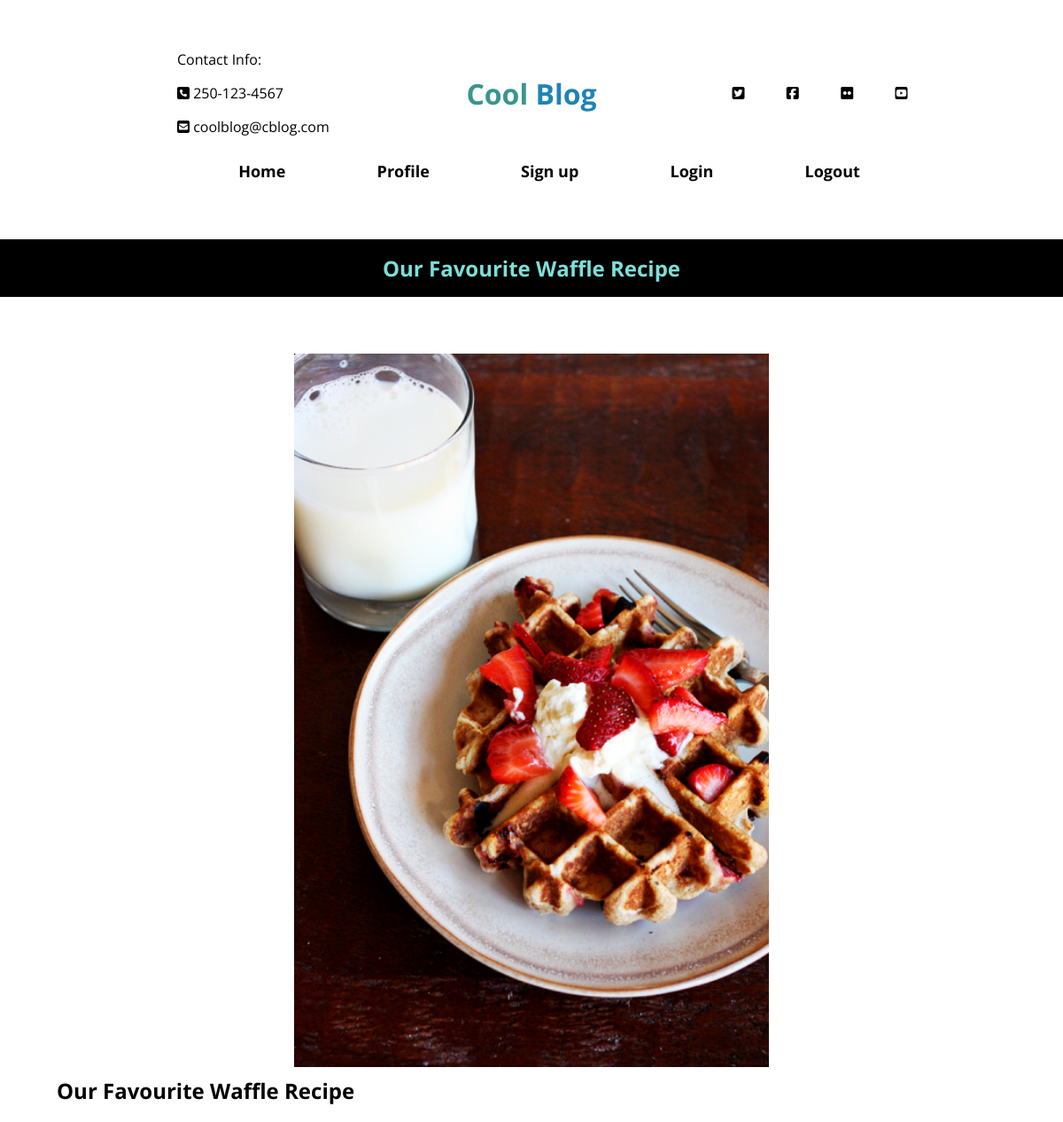
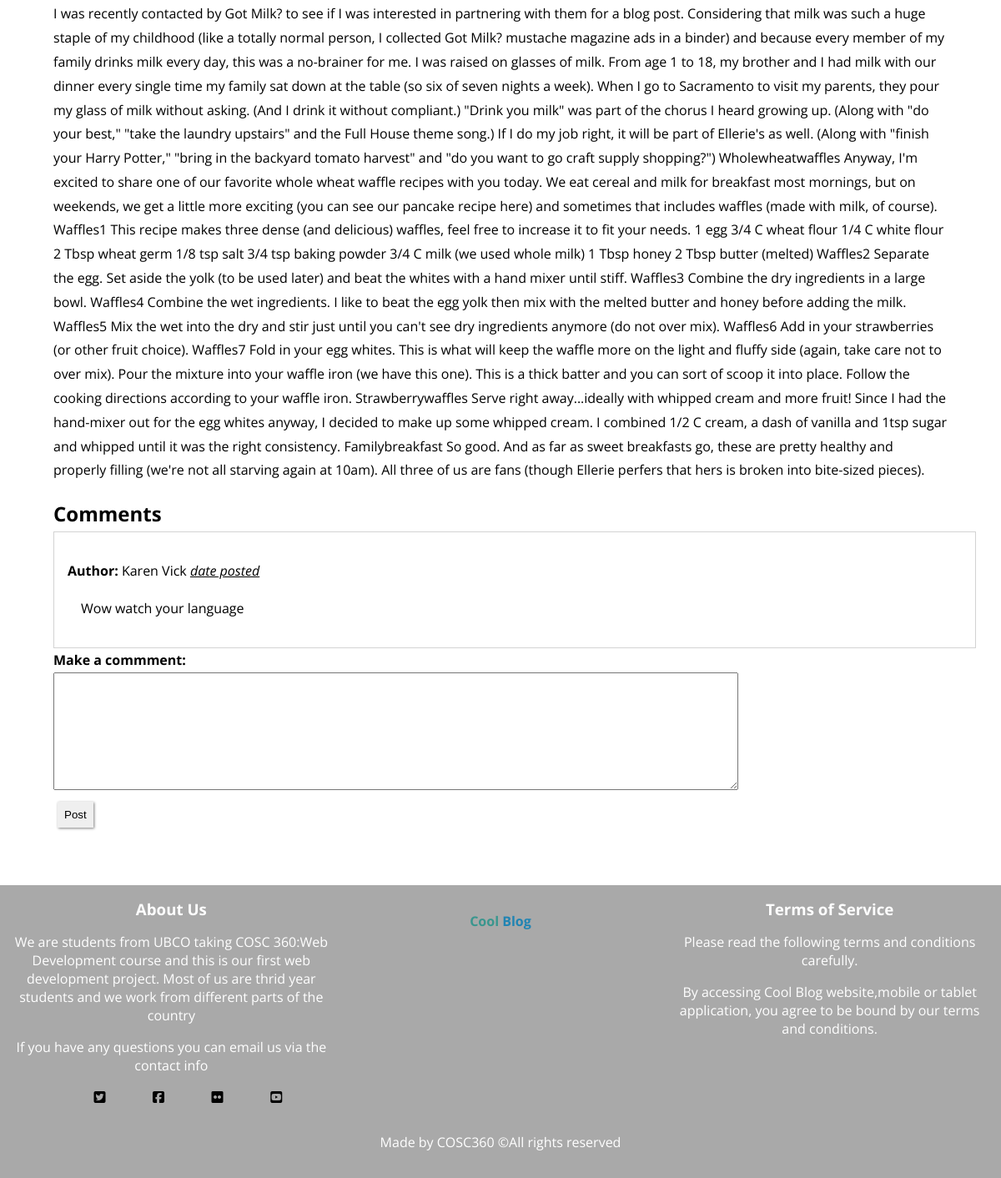
Screenshot of /PHP/blogpost.php?temp=Our Favourite Waffle Recipe with the database file from the repository (2 pictures, top to bottom).
### tables this page shows
CREATE TABLE `blogs` (
    `username` varchar(255) NOT NULL,
    `title` varchar(255) NOT NULL,
    `category` varchar(255) NOT NULL,
    `picture` varchar(255),
    `content` text NOT NULL,
    `comments` varchar(255)
);

### PHP/blogpost.php (the view, shortened to what this page needs)
<!DOCTYPE html>
<html>
<?php
$host = "localhost";
$database = "cosc360_project";
$user = "webuser";
$password = "P@ssw0rd";
$connection = mysqli_connect($host, $user, $password, $database);
$error = mysqli_connect_error();
$title = null;
$content = null;
$img= null;
$passed= $_SESSION["title"];
if($error != null){
    $output = "<p>Unable to connect to database!</p>";
    exit($output);
}
else
{
    $sql = "SELECT * FROM blogs WHERE title='$passed';";
    $results = mysqli_query($connection, $sql);
    if(mysqli_num_rows($results)!=0){
        while ($row = mysqli_fetch_assoc($results)) {
            $title= $row['title'];
            $content= $row['content'];
            $img= $row['picture'];
        }
    }
    else {
    }
}
?>
<head>
    <link rel="stylesheet" href="../css/main.css"/>
</head>
<body>
<header>
    <div class="container">
        <div class="flexbox align-items-center justify-content-between">
            <div class="contact-info">
                <ul class="justify-content-evenly">
                    <li><p>Contact Info:</p></li>
                    <li><a><i class="fas fa-phone-square"></i> 250-123-4567</a></li>
                    <li><a><i class="fas fa-envelope-square"></i> coolblog@cblog.com</a></li>
                </ul>
            </div>
            <div class="page-name">
                <a class="title" href="../Main.php">Cool<span> Blog</span></a>
            </div>
            <div class="sns">
                <ul class="flexbox justify-content-evenly">
                    <li><a><i class="fab fa-twitter-square"></i></a></li>
                    <li><a><i class="fab fa-facebook-square"></i></a></li>
                    <li><a><i class="fab fa-flickr"></i></a></li>
                    <li><a><i class="fab fa-youtube-square"></i></a></li>
                </ul>
            </div>
        </div>
        <nav>
            <ul class="flexbox justify-content-center justify-content-evenly">
                <li class="nav-title"><a href="../Main.php">Home</a></li>
                <li class="nav-title"><a href="profile.php">Profile</a></li>
                <li class="nav-title"><a href="../html/sign-up.html">Sign up</a></li>
                <li class="nav-title" id="login-btn" style="cursor: pointer;">Login</li>
                <li class="nav-title"><a href="../PHP/logout.php">Logout</a></li>
            </ul>
        </nav>
    </div>
</header>
<section class="blog-banner text-align-center bgBlack colorPrimary">
    <h1><?php echo $title ?></h1>
</section>
<section class="blog-detail">
    <div class="img-container text-align-center">
    <img class="img-detail" alt="img-alt" src="<?php echo $img ?>">
    </div>
    <div class="blog-text">
        <h2><?php echo $title ?></h2>
        <p> <?php echo $content ?></p>
    </div>
    <div class="blog-text">
        <h2>Comments</h2>
        <div class="comments-container">
            <div class="comment"><p><b>Author: </b>Karen Vick <time><i><u>date posted</u></i></time></p>
                <p class="padding-comment">Wow watch your language</p>
            </div>
        </div>
    </div>
    <div class="blog-text">
        <form method="post" action="#">
            <Label><b>Make a commment:</b></Label><br>
            <textarea rows="9" cols="100%"></textarea><br>
            <input class="button" type="submit" value="Post">
        </form>
    </div>
</section>
<footer class="bgDark colorWhite" style="margin:0">
    <div class="containeasdsadar" style="margin:0;">
        <div class="g-3-col">
            <div class="about-us text-align-center">
                <h3>About Us</h3>
                <p>We are students from UBCO taking COSC 360:Web Development course and this is our first web development project. Most of us are thrid year students and we work from different parts of the country</p>
                <p>If you have any questions you can email us via the contact info</p>
                <div class="sns">
                    <ul class="flexbox justify-content-evenly">
                        <li><a><i class="fab fa-twitter-square"></i></a></li>
                        <li><a><i class="fab fa-facebook-square"></i></a></li>
                        <li><a><i class="fab fa-flickr"></i></a></li>
                        <li><a><i class="fab fa-youtube-square"></i></a></li>
                    </ul>
                </div>
            </div>
            <div class="tags text-align-center">
            <div class="title-container">
                    <a class="title" href="Main.php">Cool<span> Blog</span></a>
                </div>
            </div>
            <div class="tos text-align-center">
                <h3>Terms of Service</h3>
                <p>Please read the following terms and conditions carefully.</p>
                <p>By accessing Cool Blog website,mobile or tablet application, you agree to be bound by our terms and conditions.</p>
            </div>
        </div>
        <div class="copyright text-align-center">
            <p>Made by COSC360 &copy;All rights reserved</p>
        </div>
    </div>
</footer>
</body>
</html>

### css/main.css (style rules this page uses)
.button { outline:none; box-shadow: 1px 1px 3px grey; border:0; padding:8px; width:fit-content; height: fit-content; }
body { font-family: 'Open Sans', sans-serif; margin:0; }
.bgBlack { background-color: black; }
.bgDark { background-color: darkgray; }
.colorPrimary { color: rgb(123, 224, 216); }
.colorWhite { color:white }
input { padding:5px; height: 20px; margin:5px; }
.container { margin: 0 2%; padding: 2% 10%; }
a { text-decoration: none; color:black; }
ul { list-style: none; }
.flexbox { display:flex; }
.g-3-col { display:grid; grid-template-columns: 1fr 1fr 1fr; grid-column-gap: 1em; }
nav { width: 100%; background-color: white; position: -webkit-sticky; position: sticky; top:0; padding: 0; }
nav ul { height: 60px; padding: 1em auto; margin:auto; vertical-align: middle; }
nav ul li { display: flex; align-items: center; padding-bottom: 15px; }
h1,h2,h3,h4 { margin:0; }
.text-align-center { text-align: center; }
.justify-content-center { justify-content: center; }
.align-items-center { align-items: center; }
.justify-content-between { justify-content: space-between; }
.justify-content-evenly { justify-content: space-evenly; }
.nav-title { font-size: large; font-weight: bold; }
header li { margin: 1em; }
header { padding: 1em 0; }
.title { font-size: 2.0em; font-weight: bold; color: rgb(57, 150, 142); }
.title > span { color: rgb(32, 132, 179); font-weight: none; }
header .contact-info { width:33%; }
header .sns { width:33%; }
header nav { padding: 0; }
h1 { text-align: center; }
.blog-detail { margin:1em; padding:3em; }
.blog-text { line-height: 1.8; font-family: 'Open Sans', sans-serif; }
.padding-comment { padding-left:1em; }
.comments-container { border:1px solid lightgrey; height: fit-content; width: 100%; padding:1em; }
.img-detail { width: 50%; height:5%; object-fit:cover; }
.blog-banner { padding:1em; }
footer { padding: 1em; left:0; bottom:0; }
footer .title { font-size: 1em; font-weight: bold; color: rgb(57, 150, 142); }
footer .title > span { color: rgb(32, 132, 179); font-weight: none; }
.title-container { margin-top: 1em; }

### rows the page displays
blogs: title "Our Favourite Waffle Recipe", picture (picture), content "I was recently contacted by Got Milk? to see if I was interested in partnering with them for a blog post. Considering that milk was such a huge staple of my childhood (like a totally normal person, I collected Got Milk? mustache magazine ads in a binder) and because every member of my family drinks milk every day, this was a no-brainer for me. I was raised on glasses of milk. From age 1 to 18, my brother and I had milk with our dinner every single time my family sat down at the table (so six of seven nights a week). When I go to Sacramento to visit my parents, they pour my glass of milk without asking. (And I drink it without compliant.) \"Drink you milk\" was part of the chorus I heard…"
